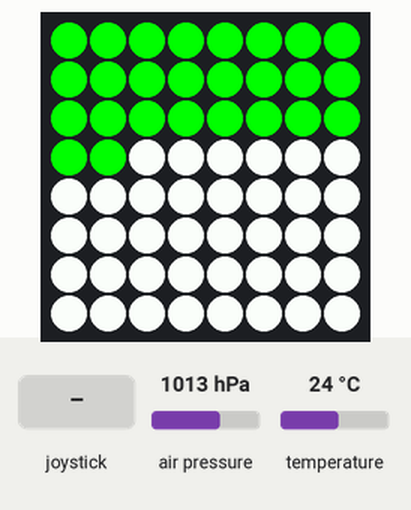
This program was run on a simulated Raspberry Pi (BCM pin numbers) with a Sense HAT. Parts: the Sense HAT's 8×8 RGB LED matrix. The test bench sets the inputs (shaded band); at power-on: air pressure 1013 hPa, temperature 24 °C.

Above: at 2.7 s.
2.8 s: joystick pushed right
At 3.2 s:
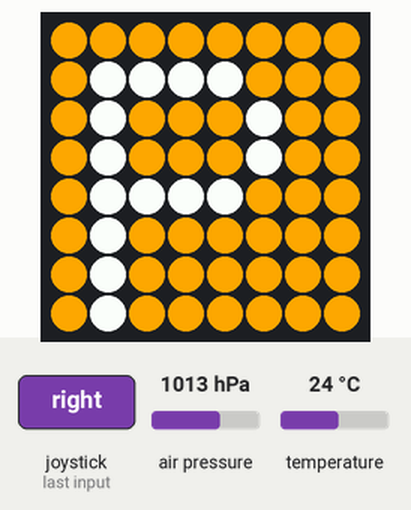
At 3.6 s:
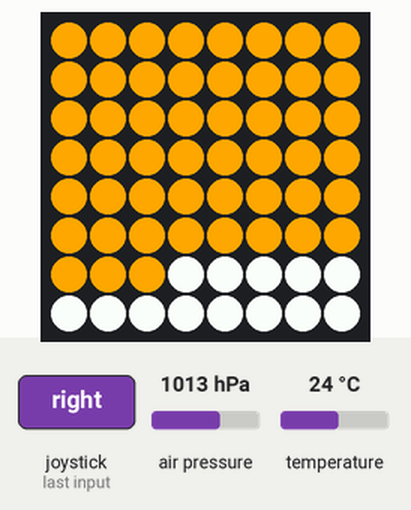
4.8 s: air pressure set to 952 hPa
At 5.9 s:
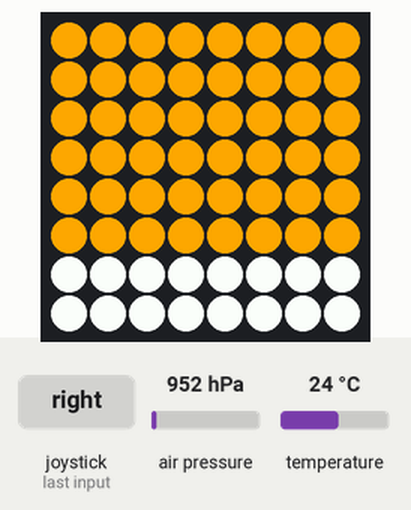
6.3 s: air pressure set to 975 hPa
Timing chart, 0 to 9.3 s (numbered marks = the images above; inputs shaded):
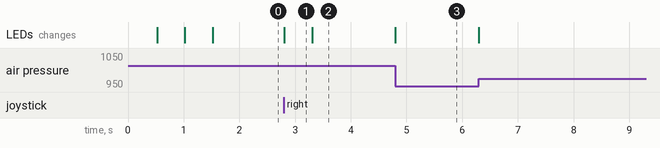

Measured:
- after the input at 2.8 s, the LEDs: change at once (image 1)
- after the input at 4.8 s, the LEDs: change at once (image 3)
- what the display in image 1 shows lasts 0.5 s, from 2.8 s to 3.3 s

The program:

Challenge1.py
```python
from sense_hat import SenseHat
import time

"""

  Sense HAT Sensors Display

  Select Temperature, Pressure, or Humidity  with the Joystick
  to visualize the current sensor values on the LED.

  Note: Requires sense_hat 2.2.0 or later

"""

sense = SenseHat()

green  = (  0, 255,   0)
red    = (255,   0,   0)
blue   = (  0,   0, 255)
white  = (255, 255, 255)
black  = (  0,   0,   0)
orange = (255, 165,   0)

humidityColor = black
tempColor     = green
pressureColor = orange


def show_t():
  sense.show_letter("T", back_colour = tempColor)
  time.sleep(.5)

def show_p():
  sense.show_letter("P", back_colour = pressureColor)
  time.sleep(.5)

def show_h():
  sense.show_letter("H", back_colour = humidityColor)
  time.sleep(.5)

def update_screen(mode, show_letter = False):
  if mode == "temp":
    if show_letter:
      show_t()
    temp = sense.temp
    temp_value = temp / 2.5 + 16
    pixels = [tempColor if i < temp_value else white for i in range(64)]

  elif mode == "pressure":
    if show_letter:
      show_p()
    pressure = sense.pressure
    pressure_value = pressure / 20
    pixels = [pressureColor if i < pressure_value else white for i in range(64)]

  elif mode == "humidity":
    if show_letter:
      show_h()
    humidity = sense.humidity
    humidity_value = 64 * humidity / 100
    pixels = [humidityColor if i < humidity_value else white for i in range(64)]

  sense.set_pixels(pixels)

####
# Intro Animation
####

show_t()
show_p()
show_h()

update_screen("temp")

index = 0
sensors = ["temp", "pressure", "humidity"]

####
# Main game loop
####

while True:
  selection = False
  events = sense.stick.get_events()
  for event in events:
    # Skip releases
    if event.action != "released":
      if event.direction == "left":
        index -= 1
        selection = True
      elif event.direction == "right":
        index += 1
        selection = True
      if selection:
        current_mode = sensors[index % 3]
        update_screen(current_mode, show_letter = True)

  if not selection:
    current_mode = sensors[index % 3]
    update_screen(current_mode)
```
